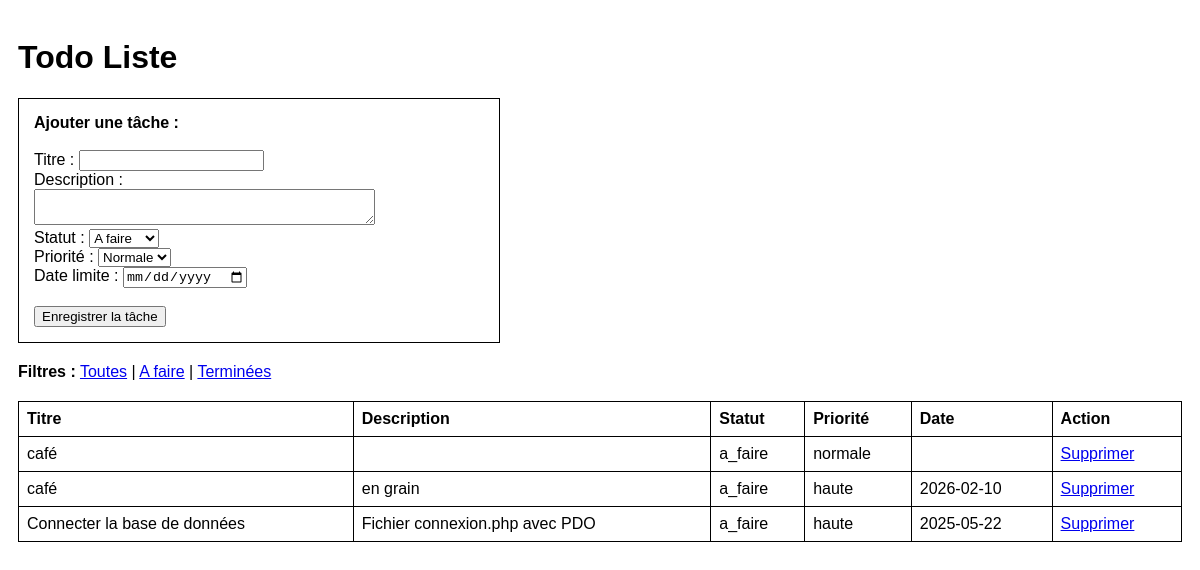
Page /index.php?f=a_faire on the committed database.
### tables this page shows
CREATE TABLE `taches` (
  `id` int(11) NOT NULL,
  `titre` varchar(150) NOT NULL,
  `description` text DEFAULT NULL,
  `statut` enum('a_faire','en_cours','termine') DEFAULT 'a_faire',
  `priorite` enum('basse','normale','haute') DEFAULT 'normale',
  `date_limite` date DEFAULT NULL,
  `date_creation` datetime DEFAULT current_timestamp()
);

### index.php (the view, shortened to what this page needs)
<?php
require 'connexion.php';
$f = isset($_GET['f']) ? $_GET['f'] : 'toutes';
if ($f == "a_faire") {
    $sql_liste = "SELECT * FROM taches WHERE statut = 'a_faire' ORDER BY id DESC";
} elseif ($f == "terminees") {
    $sql_liste = "SELECT * FROM taches WHERE statut = 'termine' ORDER BY id DESC";
} else {
    $sql_liste = "SELECT * FROM taches ORDER BY id DESC";
}
$resultat = $pdo->query($sql_liste);
?>
<!DOCTYPE html>
<html>
<head>
    <link rel="stylesheet" href="style.css">
</head>
<body>
    <h1>Todo Liste</h1>
    <div class="form-bloc">
        <form method="post" onsubmit="return verifier()">
            <strong>Ajouter une tâche :</strong><br><br>
            Titre : <input type="text" name="titre" id="titre"><br>
            Description : <br>
            <textarea name="description" rows="2" cols="40"></textarea><br>
            Statut :
            <select name="statut">
                <option value="a_faire">A faire</option>
            </select><br>
            Priorité :
            <select name="priorite">
                <option value="normale" selected>Normale</option>
            </select><br>
            Date limite : <input type="date" name="date_limite"><br><br>
            <input type="submit" name="ajouter" value="Enregistrer la tâche">
        </form>
    </div>
    <p>
        <strong>Filtres :</strong>
        <a href="index.php?f=toutes">Toutes</a> |
        <a href="index.php?f=a_faire">A faire</a> |
        <a href="index.php?f=terminees">Terminées</a>
    </p>
    <table border="1">
        <tr>
            <th>Titre</th>
            <th>Description</th>
            <th>Statut</th>
            <th>Priorité</th>
            <th>Date</th>
            <th>Action</th>
        </tr>
        <?php foreach($resultat as $row): ?>
        <tr>
            <td><?php echo htmlspecialchars($row['titre']); ?></td>
            <td><?php echo htmlspecialchars($row['description']); ?></td>
            <td><?php echo $row['statut']; ?></td>
            <td><?php echo $row['priorite']; ?></td>
            <td><?php echo $row['date_limite']; ?></td>
            <td>
                <a href="index.php?suppr=<?php echo $row['id']; ?>" onclick="return confirm('Voulez-vous supprimer ?')">Supprimer</a>
            </td>
        </tr>
        <?php endforeach; ?>
    </table>
</body>
</html>

### style.css (style rules this page uses)
body { font-family: sans-serif; padding: 10px; }
table { border-collapse: collapse; width: 100%; margin-top: 20px; }
th, td { border: 1px solid black; padding: 8px; text-align: left; }
.form-bloc { border: 1px solid black; padding: 15px; width: 450px; margin-bottom: 20px; }

### rows in the picture
taches: titre "café", statut "a_faire", priorite "normale"
taches: titre "café", description "en grain", statut "a_faire", priorite "haute", date_limite "2026-02-10"
taches: titre "Connecter la base de données", description "Fichier connexion.php avec PDO", statut "a_faire", priorite "haute", date_limite "2025-05-22"
